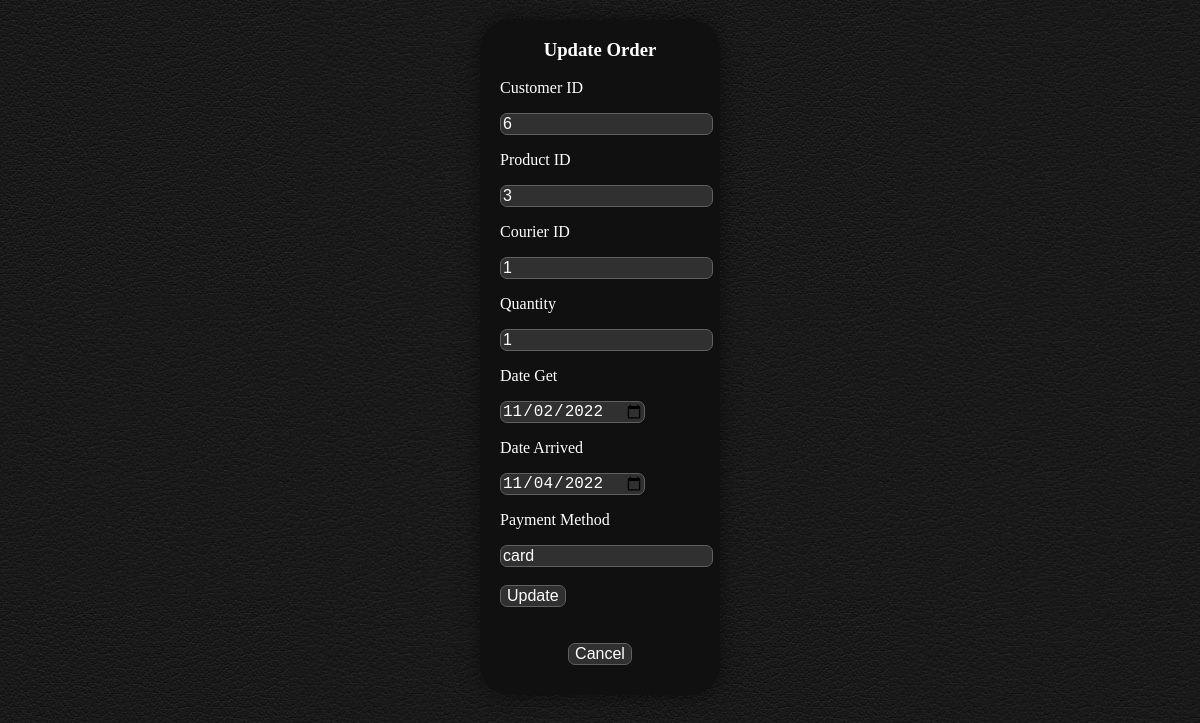
/e-shop/form/update_form_order.php?id=14, run on the app's committed database.
### tables this page shows
CREATE TABLE `order` (
  `order_id` int NOT NULL,
  `customer_id` int NOT NULL,
  `product_id` int NOT NULL,
  `courier_id` int NOT NULL,
  `quantity` tinyint UNSIGNED NOT NULL,
  `date_get` date NOT NULL,
  `date_arrive` date NOT NULL,
  `payment_method` varchar(4) NOT NULL
);

### e-shop/form/update_form_order.php (the view, shortened to what this page needs)
<?php
require_once '../config/connect.php';
$order_id = $_GET['id'];
$order = mysqli_query($connect, "SELECT * FROM `order` WHERE `order_id` = '$order_id'");
$order = mysqli_fetch_assoc($order);
?>
<!doctype html>
<html lang="en">
<head>
</head>
<body>
<div class="block1"
     style="width: 20%; background-color: #101010; position: absolute; top: 20px; left: 40%; border-radius: 30px; box-shadow: 0 0 20px rgba(0, 0, 0, 0.5);">
    <h3>Update Order</h3>
    <form action="../vendorr/update_order.php" method="post">
        <p>Customer ID</p>
        <input type="number" name="customer_id" value="<?= $order['customer_id']?>">
        <p>Product ID</p>
        <input type="number" name="product_id" value="<?= $order['product_id']?>">
        <p>Courier ID</p>
        <input type="number" name="courier_id" value="<?= $order['courier_id']?>">
        <p>Quantity</p>
        <input type="number" name="quantity" value="<?= $order['quantity']?>">
        <p>Date Get</p>
        <input type="date" name="date_get" value="<?= $order['date_get']?>">
        <p>Date Arrived</p>
        <input type="date" name="date_arrive" value="<?= $order['date_arrive']?>">
        <p>Payment Method</p>
        <input type="text" name="payment_method" value="<?= $order['payment_method']?>"><br><br>
        <button type="submit">Update</button>
    </form>
    <br><br>
    <form action="../index.php" style="text-align: center; padding-bottom: 30px; padding-left: 0px">
        <button type="submit">Cancel</button>
    </form>
</div>
</body>

### e-shop/form/update_form_order.php (style rules this page uses)
body { background-image: url("../background.jpg"); color: #ffffff; }
button { background-color: #303030; color: white; padding 15px 32px; text-align: center; display: inline-block; font-size: 16px; border-radius: 7px; border: 1px solid #606060; }
input, textarea { background-color: #303030; color: white; padding 15px 32px; display: inline-block; font-size: 16px; border-radius: 7px; border: 1px solid #606060; }
form { padding-left: 20px; }
h3 { text-align: center; }

### data on the page
order: customer_id "6", product_id "3", courier_id "1", quantity "1", date_get "11/02/2022", date_arrive "11/04/2022", payment_method "card"
